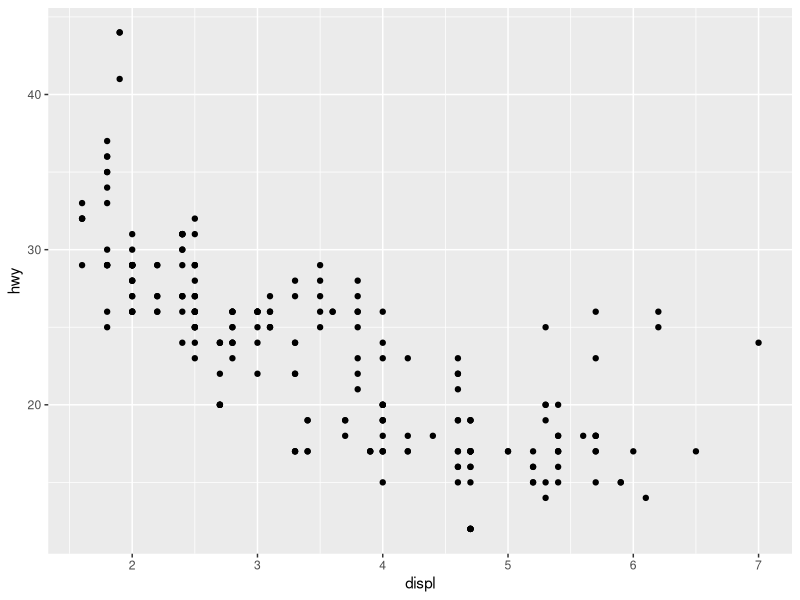
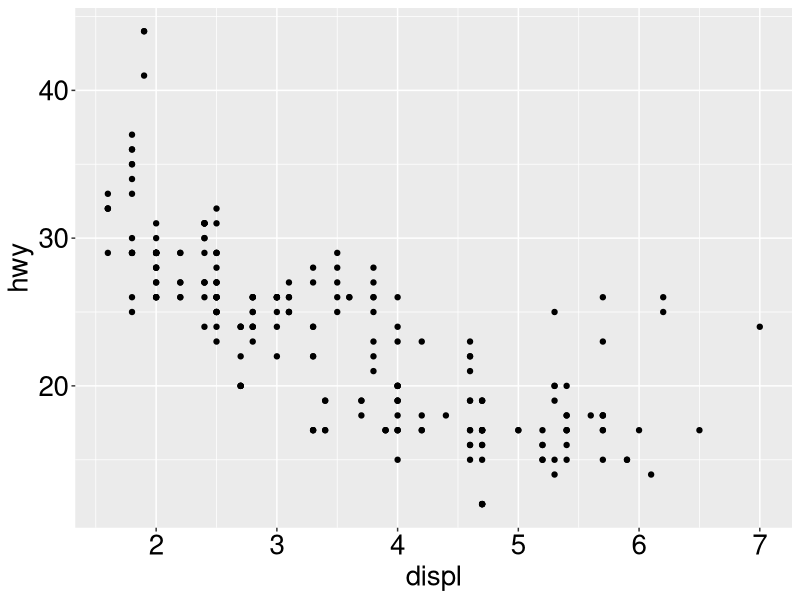
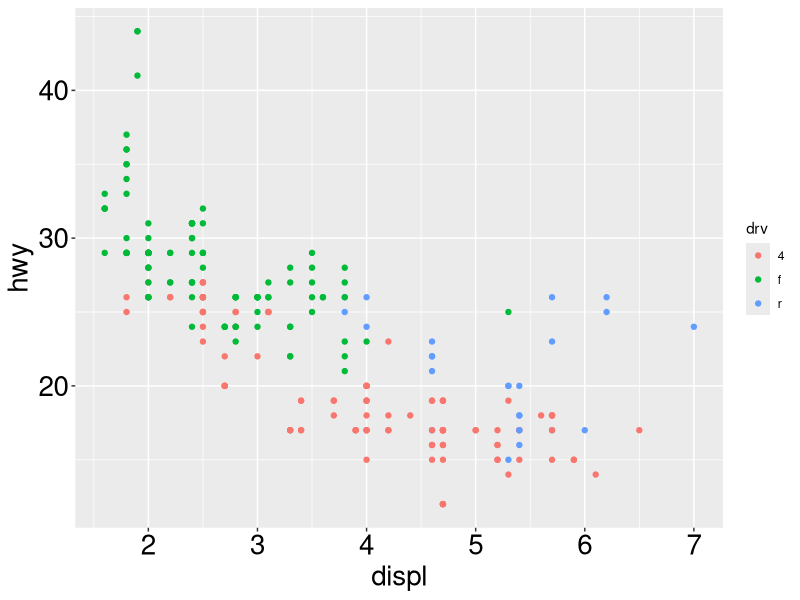
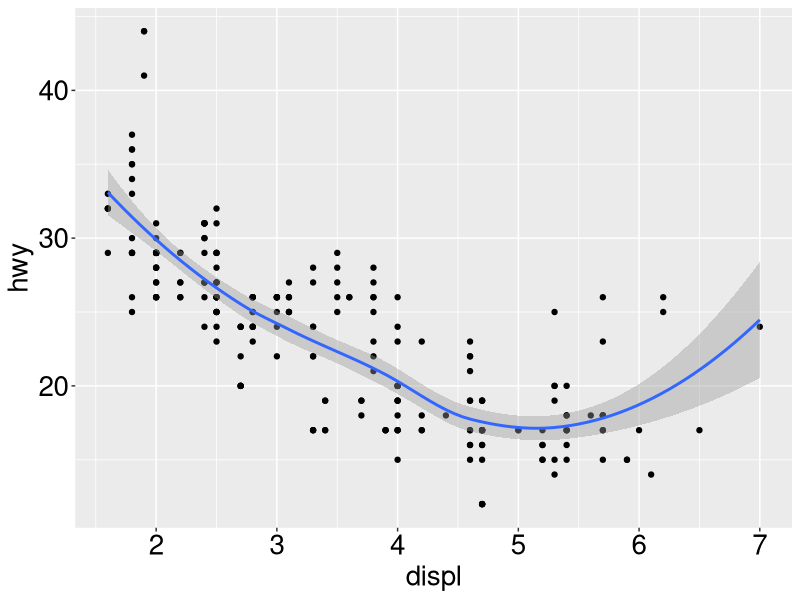
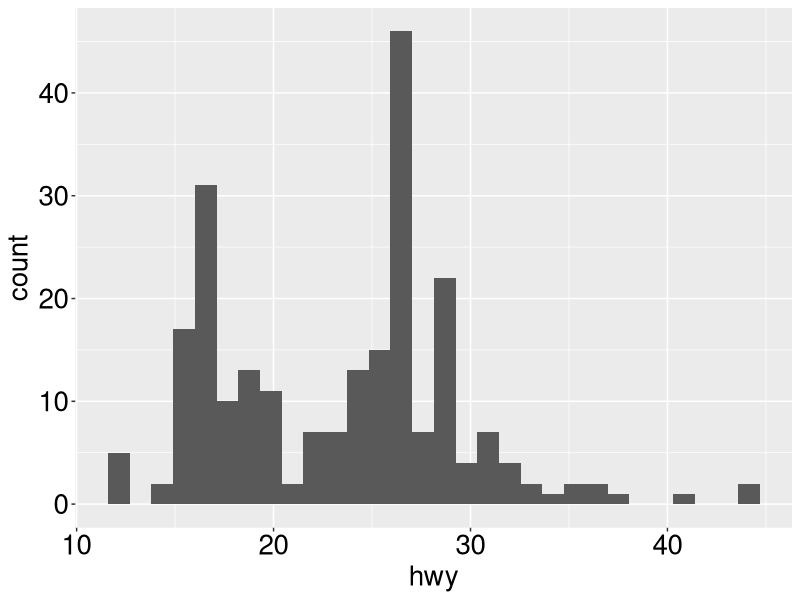
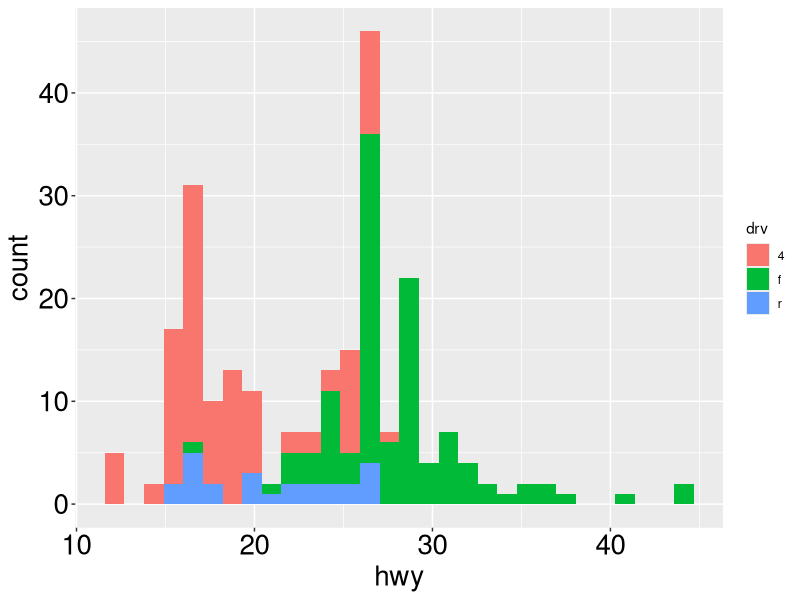
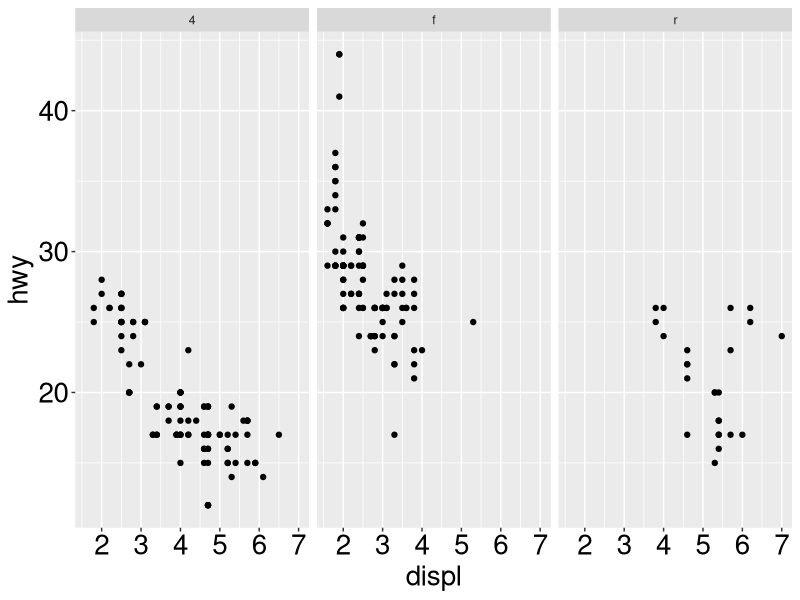
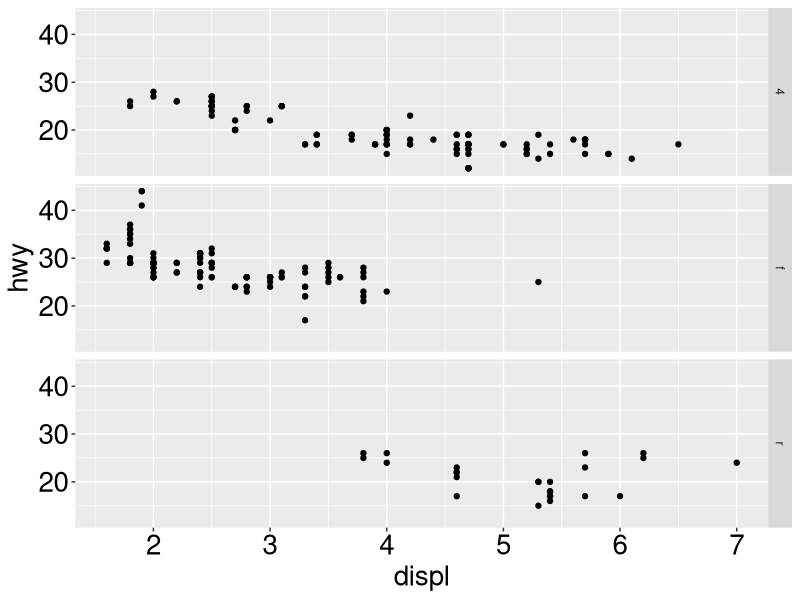

Here is the R script that generated these plots, in order:
## ---- chunk 1
knitr::opts_chunk$set(fig.width=11, 
                      fig.height=7)
## ---- chunk 2
require(ggplot2)

## ---- chunk 3
str(mpg)
head(mpg)
## ---- chunk 4
g1 <- ggplot(mpg, aes(displ, hwy))
g1 + geom_point()
## ---- chunk 5
g1 <- ggplot(mpg, aes(displ, hwy))
g1 + geom_point()+
theme(axis.title.y = element_text(size=20),
      axis.title.x = element_text(size=20),
      axis.text.x=element_text(size = 20, color = "black"), 
      axis.text.y=element_text(color="black", size= 20))
## ---- chunk 6
g1 <- ggplot(mpg, aes(displ, hwy, col = drv))
g1 + geom_point()+
theme(axis.title.y = element_text(size=20),
      axis.title.x = element_text(size=20),
      axis.text.x=element_text(size = 20, color = "black"), 
      axis.text.y=element_text(color="black", size= 20))
## ---- chunk 7
g1 <- ggplot(mpg, aes(displ, hwy))
g1 + geom_point() + geom_smooth()+
theme(axis.title.y = element_text(size=20),
      axis.title.x = element_text(size=20),
      axis.text.x=element_text(size = 20, color = "black"), 
      axis.text.y=element_text(color="black", size= 20))
## ---- chunk 8
g1 <- ggplot(mpg, aes(hwy))
g1 + geom_histogram()+
theme(axis.title.y = element_text(size=20),
      axis.title.x = element_text(size=20),
      axis.text.x=element_text(size = 20, color = "black"), 
      axis.text.y=element_text(color="black", size= 20))
## ---- chunk 9
g1 <- ggplot(mpg, aes(hwy, fill = drv))
g1 + geom_histogram()+
theme(axis.title.y = element_text(size=20),
      axis.title.x = element_text(size=20),
      axis.text.x=element_text(size = 20, color = "black"), 
      axis.text.y=element_text(color="black", size= 20))
## ---- chunk 10
g1 <- ggplot(mpg, aes(displ, hwy))
g1 + geom_point() + facet_grid( . ~ drv)+
theme(axis.title.y = element_text(size=20),
      axis.title.x = element_text(size=20),
      axis.text.x=element_text(size = 20, color = "black"), 
      axis.text.y=element_text(color="black", size= 20))
## ---- chunk 11
g1 <- ggplot(mpg, aes(displ, hwy))
g1 + geom_point() + facet_grid( drv ~ .)+
theme(axis.title.y = element_text(size=20),
      axis.title.x = element_text(size=20),
      axis.text.x=element_text(size = 20, color = "black"), 
      axis.text.y=element_text(color="black", size= 20))
## ---- chunk 12
g1 <- ggplot(mpg, aes(hwy))
g1 + geom_histogram() + facet_grid( drv ~ .)+
theme(axis.title.y = element_text(size=20),
      axis.title.x = element_text(size=20),
      axis.text.x=element_text(size = 20, color = "black"), 
      axis.text.y=element_text(color="black", size= 20))
## ---- chunk 13
str(airquality)
head(airquality)
## ---- chunk 14
require(ggplot2)
g1 <- ggplot(airquality, aes(Ozone))
g1 + geom_histogram()+
theme(axis.title.y = element_text(size=20),
      axis.title.x = element_text(size=20),
      axis.text.x=element_text(size = 20, color = "black"), 
      axis.text.y=element_text(color="black", size= 20))
## ---- chunk 15
require(ggplot2)
g1 <- ggplot(airquality, aes(Ozone, fill = factor(Month)))
g1 + geom_histogram()+
theme(axis.title.y = element_text(size=20),
      axis.title.x = element_text(size=20),
      axis.text.x=element_text(size = 20, color = "black"), 
      axis.text.y=element_text(color="black", size= 20))
## ---- chunk 16
require(ggplot2)
g1 <- ggplot(airquality, aes(Ozone))
g1 + geom_density()+
theme(axis.title.y = element_text(size=20),
      axis.title.x = element_text(size=20),
      axis.text.x=element_text(size = 20, color = "black"), 
      axis.text.y=element_text(color="black", size= 20))
## ---- chunk 17
require(ggplot2)
g1 <- ggplot(airquality, aes(Ozone, col = factor(Month)))
g1 + geom_density()+
theme(axis.title.y = element_text(size=20),
      axis.title.x = element_text(size=20),
      axis.text.x=element_text(size = 20, color = "black"), 
      axis.text.y=element_text(color="black", size= 20))
## ---- chunk 18
require(ggplot2)
g1 <- ggplot(airquality, aes(Day, Ozone))
g1 + geom_point()+
theme(axis.title.y = element_text(size=20),
      axis.title.x = element_text(size=20),
      axis.text.x=element_text(size = 20, color = "black"), 
      axis.text.y=element_text(color="black", size= 20))
## ---- chunk 19
require(ggplot2)
g1 <- ggplot(airquality, aes(Day, Ozone, shape=factor(Month)))
g1 + geom_point()+
theme(axis.title.y = element_text(size=20),
      axis.title.x = element_text(size=20),
      axis.text.x=element_text(size = 20, color = "black"), 
      axis.text.y=element_text(color="black", size= 20))
## ---- chunk 20
require(ggplot2)
g1 <- ggplot(airquality, aes(Day, Ozone, col=factor(Month)))
g1 + geom_line()+
theme(axis.title.y = element_text(size=20),
      axis.title.x = element_text(size=20),
      axis.text.x=element_text(size = 20, color = "black"), 
      axis.text.y=element_text(color="black", size= 20))
## ---- chunk 21
require(ggplot2)
g1 <- ggplot(subset(airquality, !is.na(Ozone)), 
             aes(Day, Ozone, col=factor(Month)))
g1 + geom_line()+
theme(axis.title.y = element_text(size=20),
      axis.title.x = element_text(size=20),
      axis.text.x=element_text(size = 20, color = "black"), 
      axis.text.y=element_text(color="black", size= 20))
## ---- chunk 22
require(ggplot2)
g1 <- ggplot(subset(airquality, !is.na(Ozone)), 
             aes(Day, Ozone))
g1 + geom_line() + facet_grid(. ~ Month)+
theme(axis.title.y = element_text(size=20),
      axis.title.x = element_text(size=20),
      axis.text.x=element_text(size = 20, color = "black"), 
      axis.text.y=element_text(color="black", size= 20))
## ---- chunk 23
require(ggplot2)
g1 <- ggplot(subset(airquality, !is.na(Ozone)), 
             aes(Day, Ozone))
g1 + geom_smooth() + facet_grid(. ~ Month) + geom_point()+
theme(axis.title.y = element_text(size=20),
      axis.title.x = element_text(size=20),
      axis.text.x=element_text(size = 20, color = "black"), 
      axis.text.y=element_text(color="black", size= 20))
## ---- chunk 24
require(ggplot2)
g1 <- ggplot(subset(airquality, !is.na(Ozone)), 
             aes(Day, Ozone))
g1 + geom_smooth() + 
     facet_grid(. ~ Month) + 
     geom_point() +
     ggtitle("Comportamiento del ozono por mes") +
     xlab("Día") +
     ylab("Ozono (ppmm)")+
     theme(axis.title.y = element_text(size=20),
      axis.title.x = element_text(size=20),
      axis.text.x=element_text(size = 20, color = "black"), 
      axis.text.y=element_text(color="black", size= 20))
## ---- chunk 25
require(ggplot2)
fecha1 <- as.Date(paste(with(airquality,seq(min(Month),max(Month))),"01"), format = "%m%d")
nombreMeses <- format(fecha1,"%B")
airquality <- transform(airquality, Mes = factor(Month, labels = nombreMeses))
g1 <- ggplot(subset(airquality, !is.na(Ozone)), aes(Day, Ozone))
g1 + geom_smooth() + 
     facet_grid(. ~ Mes) + 
     geom_point() +
     ggtitle(expression(paste("Comportamiento del ozono ",O[3]," por mes"))) +
     xlab("Día") + ylab(expression(paste(O[3], "(ppmm)")))+
theme(axis.title.y = element_text(size=20),
      axis.title.x = element_text(size=20),
      axis.text.x=element_text(size = 20, color = "black"), 
      axis.text.y=element_text(color="black", size= 20))
## ---- chunk 26
require(ggplot2)
fecha1 <- as.Date(paste(with(airquality,seq(min(Month),max(Month))),"01"), format = "%m%d")
require(Hmisc)
nombreMeses <- capitalize(format(fecha1,"%B"))
airquality <- transform(airquality, Mes = factor(Month, labels = nombreMeses))
g1 <- ggplot(subset(airquality, !is.na(Ozone)), aes(Day, Ozone))
g1 + geom_smooth() + 
     facet_grid(. ~ Mes) + 
     geom_point() +
     ggtitle(expression(paste("Comportamiento del ozono ",O[3]," por mes"))) +
     xlab("Día") + ylab(expression(paste(O[3], " (ppmm)"))) +
theme(axis.title.y = element_text(size=20),
      axis.title.x = element_text(size=20),
      axis.text.x=element_text(size = 20, color = "black"), 
      axis.text.y=element_text(color="black", size= 20))
## ---- chunk 27
g1 <- ggplot(mtcars, aes(x = cyl, y = mpg, colour = factor(vs)))
g1 +  geom_point() +
  stat_summary(fun.y = mean, geom="line", size = 2)+
theme(axis.title.y = element_text(size=20),
      axis.title.x = element_text(size=20),
      axis.text.x=element_text(size = 20, color = "black"), 
      axis.text.y=element_text(color="black", size= 20))
## ---- chunk 28
g1 <- ggplot(mpg, aes(hwy))

g1 + stat_bin(aes(ymax = ..count..), geom = "area")+
theme(axis.title.y = element_text(size=20),
      axis.title.x = element_text(size=20),
      axis.text.x=element_text(size = 20, color = "black"), 
      axis.text.y=element_text(color="black", size= 20))

g1 + stat_bin(aes(size = ..density..), binwidth = 0.1,
              geom = "point", position = "identity")+
theme(axis.title.y = element_text(size=20),
      axis.title.x = element_text(size=20),
      axis.text.x=element_text(size = 20, color = "black"), 
      axis.text.y=element_text(color="black", size= 20))
